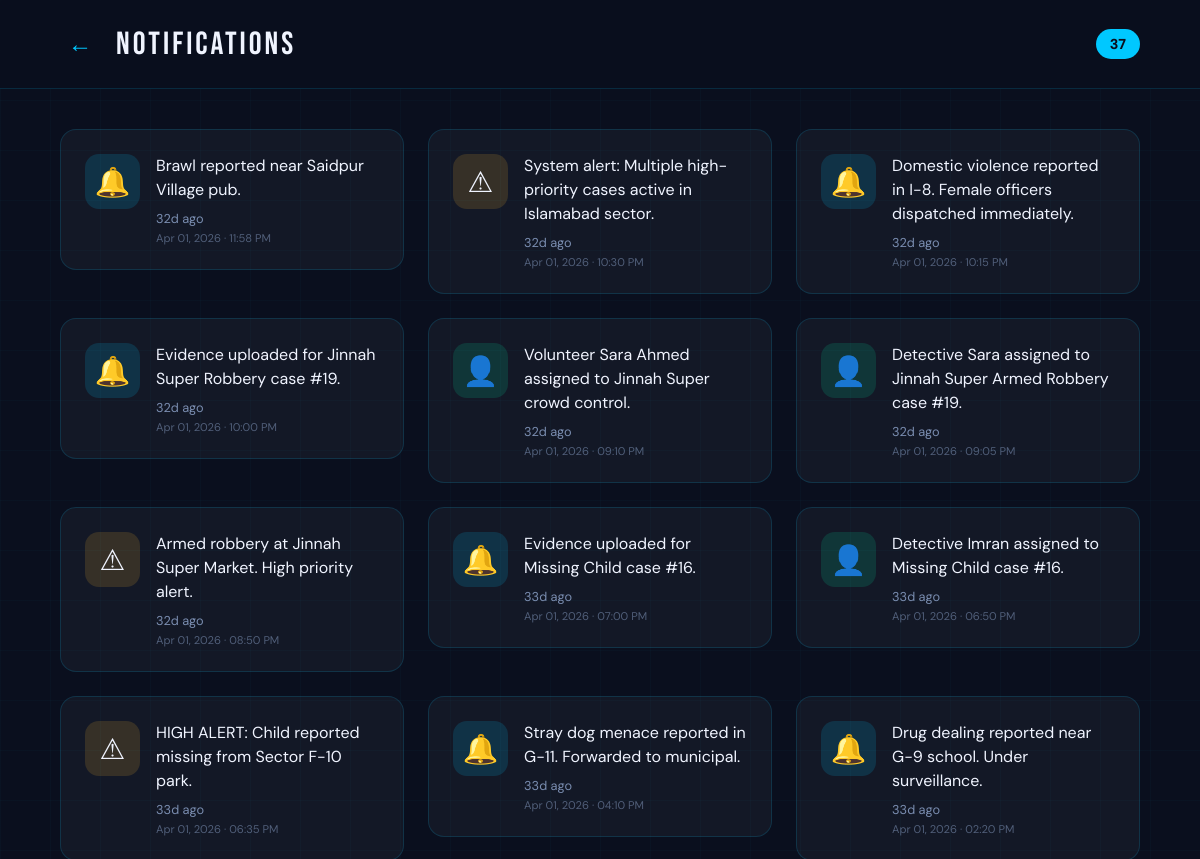
The page /notifications (upper part) on the database as committed earlier.
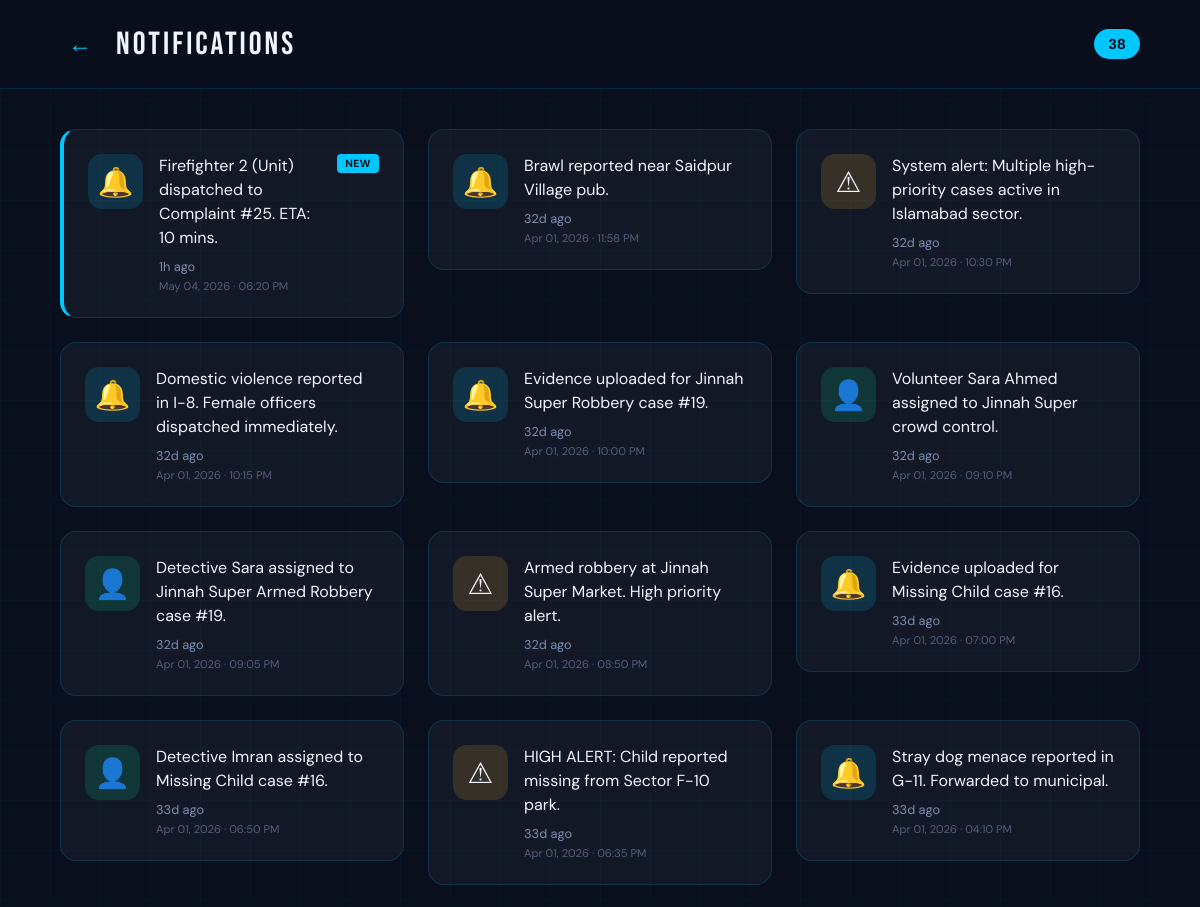
The same page on the database as committed later.
### tables this page shows
CREATE TABLE Notifications (
    notification_id INTEGER PRIMARY KEY AUTOINCREMENT,
    message TEXT NOT NULL,
    created_at DATETIME DEFAULT CURRENT_TIMESTAMP
);

### app.py (the view)
@app.route('/notifications')
def notifications():
    db = get_db_connection()
    all_notifications = db.execute('''
        SELECT message, created_at
        FROM Notifications
        ORDER BY created_at DESC
    ''').fetchall()
    now = datetime.utcnow()
    notifications_list = []
    for n in all_notifications:
        dt = datetime.strptime(n['created_at'], '%Y-%m-%d %H:%M:%S')
        hours_ago = (now - dt).total_seconds() / 3600
        notifications_list.append({
            'message': n['message'],
            'time_ago': time_ago(n['created_at']),
            'is_new': hours_ago < 24,
            'date': dt.strftime('%b %d, %Y · %I:%M %p')
        })
    db.close()
    return render_template('notifications.html', all_notifications=notifications_list)

### app.py (called while the page is built)
def get_db_connection():
    conn = sqlite3.connect(DATABASE, timeout=10)
    conn.row_factory = sqlite3.Row
    return conn

def time_ago(dt_str):
    if not dt_str:
        return ''
    dt = datetime.strptime(dt_str, '%Y-%m-%d %H:%M:%S')
    now = datetime.utcnow()
    diff = now - dt
    minutes = int(diff.total_seconds() // 60)
    if minutes < 1:
        return 'Just now'
    elif minutes < 60:
        return f'{minutes}m ago'
    elif minutes < 1440:
        return f'{minutes // 60}h ago'
    else:
        return f'{minutes // 1440}d ago'

### templates/notifications.html (shortened to what this page needs)
<!DOCTYPE html>
<html lang="en">
<head>
</head>
<body>
  <div class="app-container">
    <div class="header">
      <button class="back-btn" onclick="window.history.back()">←</button>
      <div class="header-title">NOTIFICATIONS</div>
      <span class="notif-count">{{ all_notifications|length }}</span>
    </div>
    <div class="app-content">
      <div class="content">
        <div class="notifications-grid">
          {% for n in all_notifications %}
          <div class="notif-card {% if n.is_new %}has-new{% endif %}">
            <div class="notif-icon {% if 'assigned' in n.message|lower %}ni-person{% elif 'resolved' in n.message|lower %}ni-check{% elif 'alert' in n.message|lower %}ni-alert{% else %}ni-bell{% endif %}">
              {% if 'assigned' in n.message|lower %}👤{% elif 'resolved' in n.message|lower %}✓{% elif 'alert' in n.message|lower %}⚠{% else %}🔔{% endif %}
            </div>
            <div class="notif-body">
              <div class="notif-top">
                <div class="notif-text">{{ n.message }}</div>
                {% if n.is_new %}
                <span class="new-badge">NEW</span>
                {% endif %}
              </div>
              <div class="notif-time">{{ n.time_ago }}</div>
              <div class="notif-date">{{ n.date }}</div>
            </div>
          </div>
          {% else %}
          <div class="empty-state">
            <div style="font-size:2rem;margin-bottom:16px;">🔔</div>
            No notifications yet<br>
            <span style="font-size:0.8rem;opacity:0.7;">We'll notify you when there are updates on your reports</span>
          </div>
          {% endfor %}
        </div>
      </div>
    </div>
  </div>
</body>
</html>

Rows that differ between the two databases and show on the page:
no longer on this page (row unchanged): Notifications: message "Drug dealing reported near G-9 school. Under surveillance.", time_ago "33d ago", date "Apr 01, 2026 · 02:20 PM"
added Notifications: message "Firefighter 2 (Unit) dispatched to Complaint #25. ETA: 10 mins.", shows "NEW", time_ago "1h ago", date "May 04, 2026 · 06:20 PM"
Other text that changed with them:
{{ all_notifications|length }}: "37" → "38"
